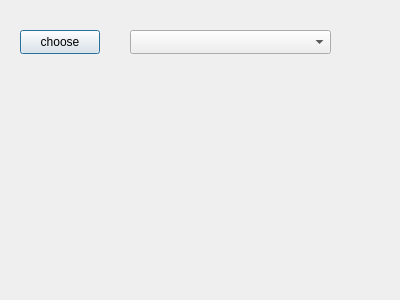
<?xml version="1.0" encoding="UTF-8"?>
<ui version="4.0">
 <class>ChoosePersonDialog</class>
 <widget class="QDialog" name="ChoosePersonDialog">
  <property name="geometry">
   <rect>
    <x>0</x>
    <y>0</y>
    <width>400</width>
    <height>300</height>
   </rect>
  </property>
  <property name="windowTitle">
   <string>Dialog</string>
  </property>
  <widget class="QComboBox" name="comboBox">
   <property name="geometry">
    <rect>
     <x>130</x>
     <y>30</y>
     <width>201</width>
     <height>24</height>
    </rect>
   </property>
  </widget>
  <widget class="QPushButton" name="resultButton">
   <property name="geometry">
    <rect>
     <x>20</x>
     <y>30</y>
     <width>80</width>
     <height>24</height>
    </rect>
   </property>
   <property name="text">
    <string>choose</string>
   </property>
  </widget>
 </widget>
 <resources/>
 <connections/>
</ui>
